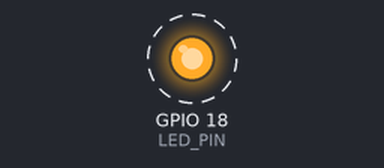
Bench run of a program on a simulated ESP32. Parts: output pins drawn as LEDs (lit = HIGH). Dashed ring = blinking. What the program prints to the serial monitor is not drawn.

Above: at 1.2 s.
Timing chart, 0 to 4.0 s (numbered marks = the images above):
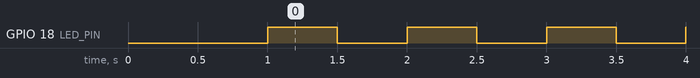

The program:

main.cpp
```cpp
#include <Arduino.h>
constexpr uint8_t LED_PIN = 18;
constexpr uint32_t BLINK_INTERVAL_MS = 500;

void setup() {
    pinMode(LED_PIN, OUTPUT);
    digitalWrite(LED_PIN, LOW);
    Serial.begin(115200);
    delay(1000);
    Serial.println("HARNESS:BOOT");
}

void loop() {
    static bool led_on = false;
    static uint32_t last_toggle = 0;
    const uint32_t now = millis();

    if (now - last_toggle >= BLINK_INTERVAL_MS) {
        last_toggle = now;
        led_on = !led_on;
        digitalWrite(LED_PIN, led_on ? HIGH : LOW);
        Serial.printf("HARNESS:LED=%d;T=%lu\r\n",
                      led_on ? 1 : 0,
                      static_cast<unsigned long>(now));
    }
}
```

Measured:
- by itself, GPIO 18 (LED_PIN): alternates HIGH for 0.50 s and LOW for 0.50 s
